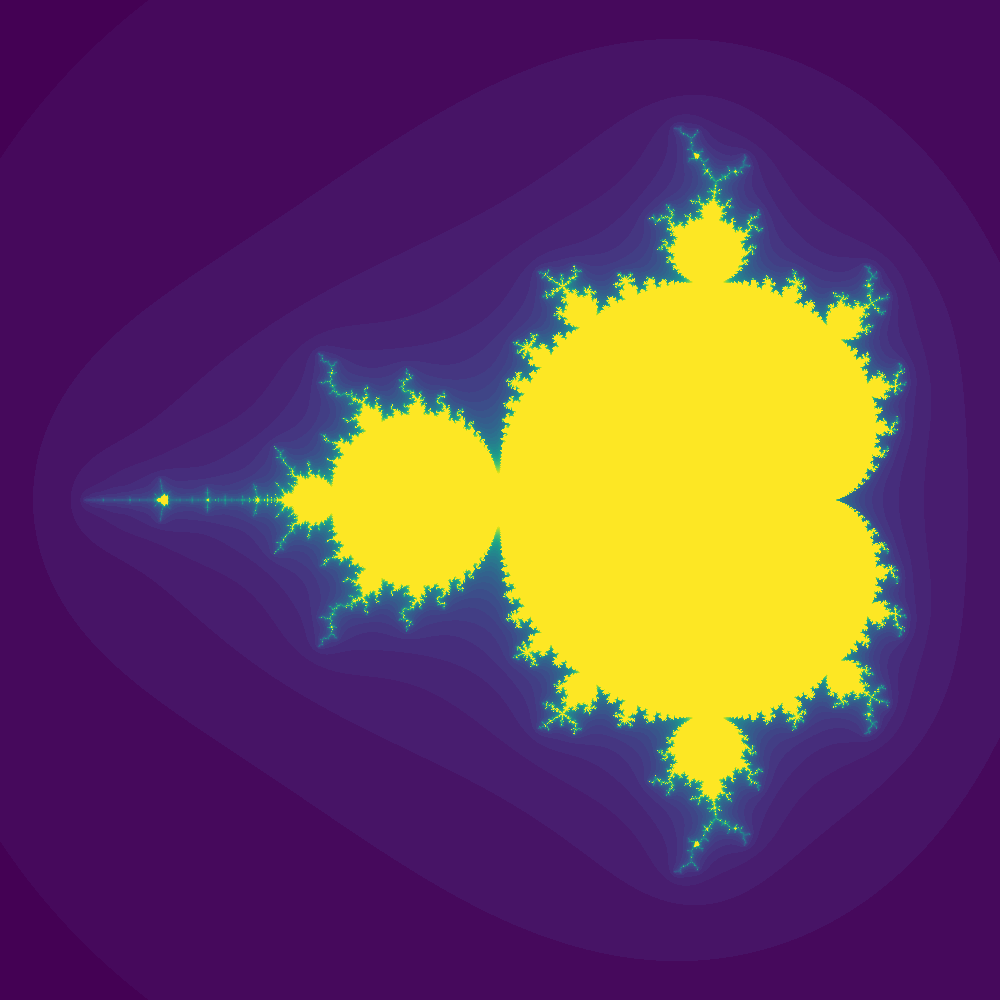

Python code for this plot:
import numpy as np
import matplotlib.pyplot as plt

#function to find number of iterations for complex point c to diverge
def mandel(c, maxiter):
    z = complex(0, 0)
    for iteration in range(maxiter):
        z = (z * z) + c
        if abs(z) > 4:
            break
    return iteration

#horizontal side from -2 to 4
x_list = np.linspace(-2.0, 4.0, 13)
#print(x_list)
#vertical side from -2 to 2
y_list = np.linspace(-2.0, 2.0, 5)
#print(y_list)

#set the location and size of the complex plane rectangle
xvalues = np.linspace(-2.25, 0.75, 1000)
yvalues = np.linspace(-1.5, 1.5, 1000)
#size of these lists of x and y values
xlen = len(xvalues)
ylen = len(yvalues)
atlas = np.empty((xlen,ylen))

#set colour values of atlas based off of mandel function output
for ix in range(xlen):
    for iy in range(ylen):
        cx = xvalues[ix]
        cy = yvalues[iy]
        c = complex(cx, cy)
        
        atlas[ix, iy] = mandel(c, 40)

plt.figsize=(18, 18)
plt.imshow(atlas.T, interpolation="nearest")
plt.show()
plt.imsave("mandelbrot.png", atlas.T)
